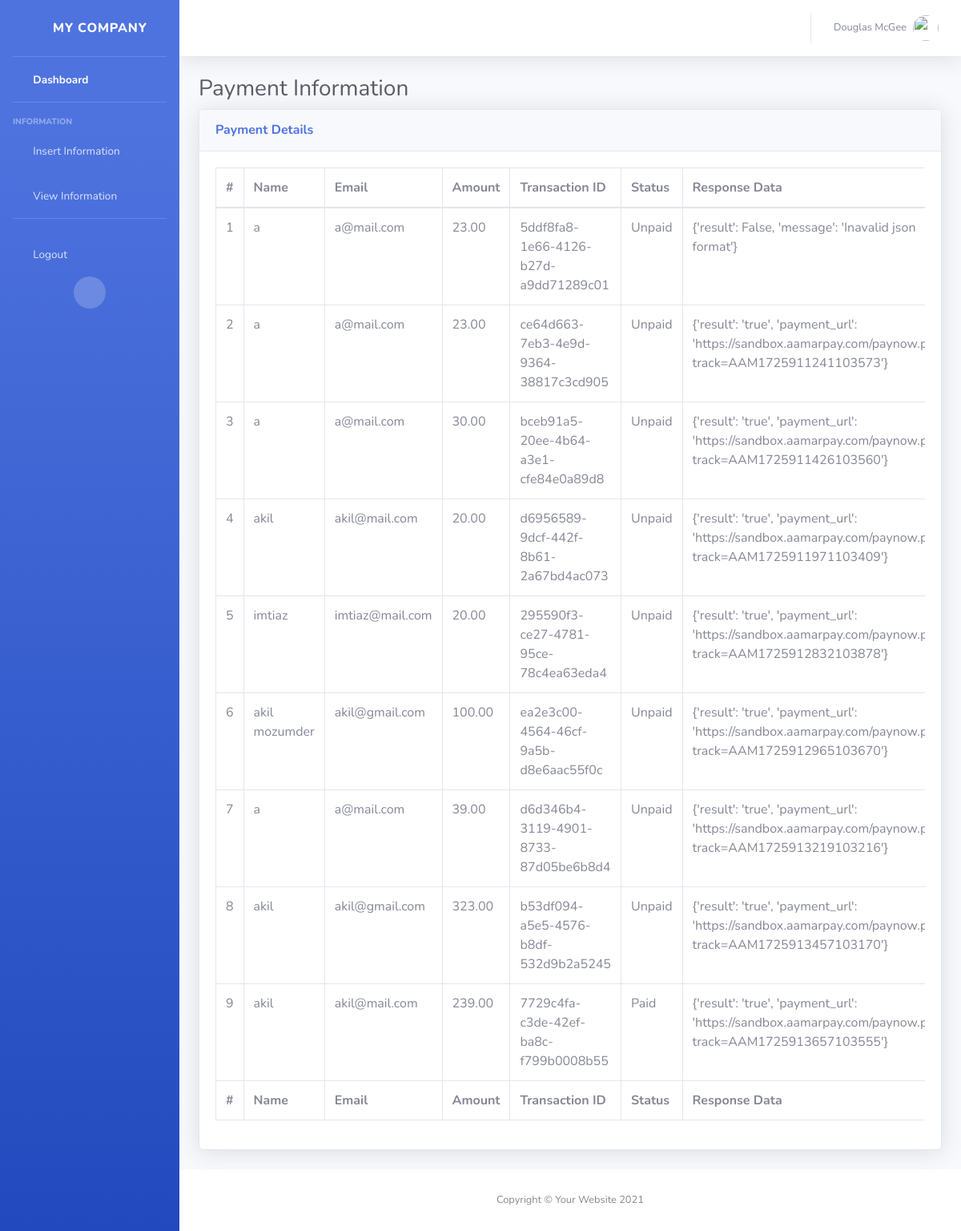
Screenshot of /payment-details/ (signed in) with the database file from the repository.
### payment/models.py (models this page shows, shortened)
class Payment(models.Model):
    STATUS_CHOICES = (
        (0, 'Unpaid'),
        (1, 'Paid'),
    )
    name = models.CharField(max_length=100)
    email = models.EmailField()
    amount = models.DecimalField(max_digits=10, decimal_places=2)
    tran_id = models.CharField(max_length=100, unique=True)
    response_data = models.JSONField()  # Save the API response as JSON
    status = models.IntegerField(choices=STATUS_CHOICES, default=0)  # 0 = unpaid, 1 = paid

### myapp/views.py (the view)
# urls.py: path('payment-details/', views.payment_list, name='payment-details'),
@login_required
def payment_list(request):
    payments = Payment.objects.all()  # Retrieve all payment records
    context = {
        'payments': payments
    }
    return render(request, 'payment_details.html', context)

### templates/payment_details.html (shortened to what this page needs)
{% extends 'base.html' %}
{% block content %}
    <h1 class="h3 mb-2 text-gray-800">Payment Information</h1>
    <div class="card shadow mb-4">
        <div class="card-header py-3">
            <h6 class="m-0 font-weight-bold text-primary">Payment Details</h6>
        </div>
        <div class="card-body">
            <div class="table-responsive">
                {% if payments %}
                <table class="table table-bordered" id="dataTable" width="100%" cellspacing="0">
                    <thead>
                        <tr>
                            <th>#</th>
                            <th>Name</th>
                            <th>Email</th>
                            <th>Amount</th>
                            <th>Transaction ID</th>
                            <th>Status</th>
                            <th>Response Data</th>
                        </tr>
                    </thead>
                    <tfoot>
                        <tr>
                            <th>#</th>
                            <th>Name</th>
                            <th>Email</th>
                            <th>Amount</th>
                            <th>Transaction ID</th>
                            <th>Status</th>
                            <th>Response Data</th>
                        </tr>
                    </tfoot>
                    <tbody>
                        {% for payment in payments %}
                        <tr>
                            <td>{{ forloop.counter }}</td>
                            <td>{{ payment.name }}</td>
                            <td>{{ payment.email }}</td>
                            <td>{{ payment.amount }}</td>
                            <td>{{ payment.tran_id }}</td>
                            <td>{{ payment.get_status_display }}</td>
                            <td>{{ payment.response_data }}</td>
                        </tr>
                        {% endfor %}
                    </tbody>
                </table>
                {% else %}
                    <p class="text-center">No payment data available.</p>
                {% endif %}
            </div>
        </div>
    </div>
{% endblock %}

### templates/base.html (shortened to what this page needs)
<!DOCTYPE html>
<html lang="en">
{% load static %}
<head>
    <link href="{% static 'vendor/fontawesome-free/css/all.min.css' %}" rel="stylesheet" type="text/css">
    <link href="{% static 'css/sb-admin-2.min.css' %}" rel="stylesheet">
    <link href="{% static 'vendor/datatables/dataTables.bootstrap4.min.css' %}" rel="stylesheet">
</head>
<body id="page-top">
    <div id="wrapper">
        <ul class="navbar-nav bg-gradient-primary sidebar sidebar-dark accordion" id="accordionSidebar">
            <a class="sidebar-brand d-flex align-items-center justify-content-center" href="index.html">
                <div class="sidebar-brand-icon rotate-n-15">
                    <i class="fas fa-laugh-wink"></i>
                </div>
                <div class="sidebar-brand-text mx-3">My Company</div>
            </a>
            <hr class="sidebar-divider my-0">
            <li class="nav-item active">
                <a class="nav-link" href="{% url 'home'%}">
                    <i class="fas fa-fw fa-tachometer-alt"></i>
                    <span>Dashboard</span></a>
            </li>
            <hr class="sidebar-divider">
            <div class="sidebar-heading">
                Information
            </div>
            <li class="nav-item">
                <a class="nav-link" href="{% url 'information' %}">
                    <i class="fas fa-fw fa-chart-area"></i>
                    <span>Insert Information</span></a>
            </li>
            <li class="nav-item">
                <a class="nav-link" href="{% url 'view-info' %}">
                    <i class="fas fa-fw fa-chart-area"></i>
                    <span>View Information</span></a>
            </li>
            <hr class="sidebar-divider">
            <li class="nav-item">
                <a class="nav-link" href="{% url 'logout' %}">
                    <i class="fas fa-fw fa-chart-area"></i>
                    <span>Logout</span></a>
            </li>
            <div class="text-center d-none d-md-inline">
                <button class="rounded-circle border-0" id="sidebarToggle"></button>
            </div>
        </ul>
        <div id="content-wrapper" class="d-flex flex-column">
            <div id="content">
                <nav class="navbar navbar-expand navbar-light bg-white topbar mb-4 static-top shadow">
                    <ul class="navbar-nav ml-auto">
                        <li class="nav-item dropdown no-arrow">
                            <a class="nav-link dropdown-toggle" href="#" id="userDropdown" role="button"
                                data-toggle="dropdown" aria-haspopup="true" aria-expanded="false">
                                <span class="mr-2 d-none d-lg-inline text-gray-600 small">Douglas McGee</span>
                                <img class="img-profile rounded-circle"
                                    src="{% static 'img/undraw_profile.svg' %}">
                            </a>
                        </li>
                    </ul>
                </nav>
                <div class="container-fluid">
                    {% block content %}{% endblock %}
                </div>
            </div>
            <footer class="sticky-footer bg-white">
                <div class="container my-auto">
                    <div class="copyright text-center my-auto">
                        <span>Copyright &copy; Your Website 2021</span>
                    </div>
                </div>
            </footer>
        </div>
    </div>
</body>
</html>

### rows the page displays
Payment: name "a", email "a@mail.com", amount "23.00", tran_id "5ddf8fa8-1e66-4126-b27d-a9dd71289c01", status "Unpaid", response_data "{'result': False, 'message': 'Inavalid json format'}"
Payment: name "a", email "a@mail.com", amount "23.00", tran_id "ce64d663-7eb3-4e9d-9364-38817c3cd905", status "Unpaid", response_data "{'result': 'true', 'payment_url':…"
Payment: name "a", email "a@mail.com", amount "30.00", tran_id "bceb91a5-20ee-4b64-a3e1-cfe84e0a89d8", status "Unpaid", response_data "{'result': 'true', 'payment_url':…"
Payment: name "akil", email "akil@mail.com", amount "20.00", tran_id "d6956589-9dcf-442f-8b61-2a67bd4ac073", status "Unpaid", response_data "{'result': 'true', 'payment_url':…"
Payment: name "imtiaz", email "imtiaz@mail.com", amount "20.00", tran_id "295590f3-ce27-4781-95ce-78c4ea63eda4", status "Unpaid", response_data "{'result': 'true', 'payment_url':…"
Payment: name "akil mozumder", email "akil@gmail.com", amount "100.00", tran_id "ea2e3c00-4564-46cf-9a5b-d8e6aac55f0c", status "Unpaid", response_data "{'result': 'true', 'payment_url':…"
Payment: name "a", email "a@mail.com", amount "39.00", tran_id "d6d346b4-3119-4901-8733-87d05be6b8d4", status "Unpaid", response_data "{'result': 'true', 'payment_url':…"
Payment: name "akil", email "akil@gmail.com", amount "323.00", tran_id "b53df094-a5e5-4576-b8df-532d9b2a5245", status "Unpaid", response_data "{'result': 'true', 'payment_url':…"
Payment: name "akil", email "akil@mail.com", amount "239.00", tran_id "7729c4fa-c3de-42ef-ba8c-f799b0008b55", status "Paid", response_data "{'result': 'true', 'payment_url':…"
